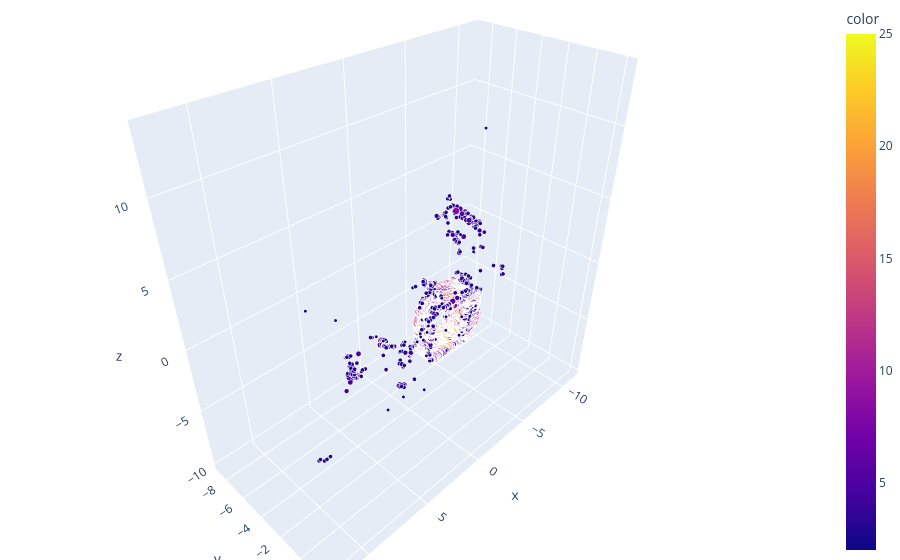

The notebook cell saved with this chart:
### Markdown cell above
#### <span style='color:Green'> - Plot the 3D points coloured according to the **number of images** from which it originated. </span> Can you extract any conclusions from the visualization?

### Code cell
### TO DO 2.2
from plotly import graph_objects as go
import plotly.express as px

pts3d_coords = []
pts3d_num_images = []
pts3d_error = []
for p in points3D.values():
    pts3d_coords.append(p.xyz)
    pts3d_num_images.append(len(p.image_ids))
    pts3d_error.append(p.error)
pts3d_coords = np.stack(pts3d_coords, axis=1)
pts3d_num_images = np.array(pts3d_num_images)
pts3d_num_images_normalized = pts3d_num_images / pts3d_num_images.max()
pts3d_error = np.array(pts3d_error)

fig = px.scatter_3d(x=pts3d_coords[0], y=pts3d_coords[1], z=pts3d_coords[2], color=pts3d_num_images, size=pts3d_num_images, opacity=1.0)
fig.update_layout(margin=dict(l=0, r=0, b=0, t=0))
fig.show()

### Figure 1 — Plotly figure (JSON) as saved in the notebook; plotly's stock layout.template omitted (floating-point values rounded to 4 significant figures; data arrays with more than 128 entries replaced by an {"elided": "..."} marker saying what was removed)
{"data": [{"hovertemplate": "x=%{x}<br>y=%{y}<br>z=%{z}<br>size=%{marker.size}<br>color=%{marker.color}<extra></extra>", "legendgroup": "", "marker": {"color": {"elided": "42794 int values"}, "coloraxis": "coloraxis", "opacity": 1, "size": {"elided": "42794 int values"}, "sizemode": "area", "sizeref": 0.0625, "symbol": "circle"}, "mode": "markers", "name": "", "scene": "scene", "showlegend": false, "type": "scatter3d", "x": {"elided": "42794 float values"}, "y": {"elided": "42794 float values"}, "z": {"elided": "42794 float values"}}], "layout": {"coloraxis": {"colorbar": {"title": {"text": "color"}}, "colorscale": [[0, "#0d0887"], [0.1111, "#46039f"], [0.2222, "#7201a8"], [0.3333, "#9c179e"], [0.4444, "#bd3786"], [0.5556, "#d8576b"], [0.6667, "#ed7953"], [0.7778, "#fb9f3a"], [0.8889, "#fdca26"], [1, "#f0f921"]]}, "legend": {"itemsizing": "constant", "tracegroupgap": 0}, "margin": {"b": 0, "l": 0, "r": 0, "t": 0}, "scene": {"domain": {"x": [0, 1], "y": [0, 1]}, "xaxis": {"title": {"text": "x"}}, "yaxis": {"title": {"text": "y"}}, "zaxis": {"title": {"text": "z"}}}}}
